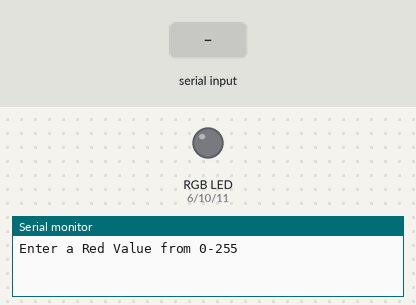
A sketch run on a simulated Arduino Uno, built with avr-gcc and run on an emulated ATmega328P. On the bench: an RGB LED mixed from three pins (HIGH = lit), the last lines printed to the serial monitor. The test bench sets the inputs (shaded band). Dim RGB values are drawn brighter than linear.

Above: at 1.2 s.
1.3 s: "90,45,200\n" received over Serial
At 2.5 s:
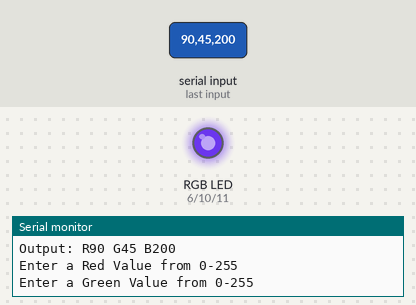
2.8 s: "30,150,10\n" received over Serial
At 3.1 s:
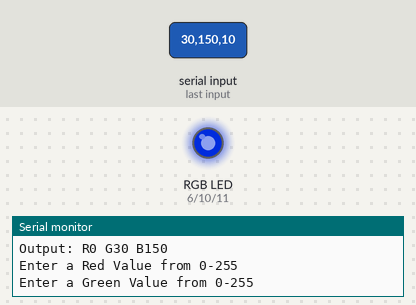
4.3 s: "90,45\n" received over Serial
At 5.3 s:
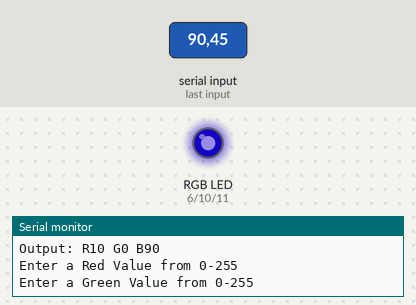
5.8 s: "30,150\n" received over Serial
At 6.4 s:
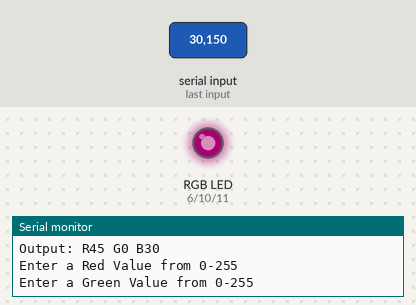
7.3 s: "90,45,200,10\n" received over Serial
At 8.2 s:
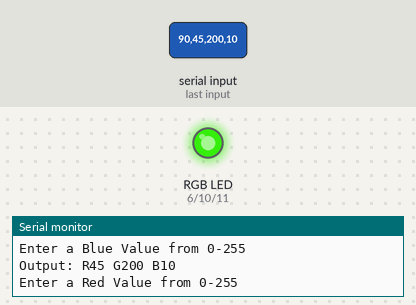
8.8 s: "30,150,10,200\n" received over Serial
At 9.6 s:
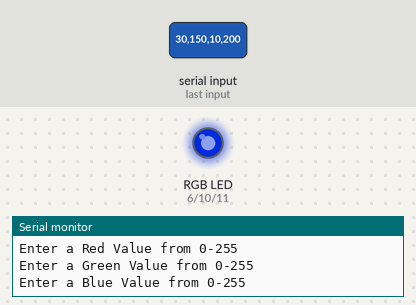
Timing chart, 0 to 11.8 s (numbered marks = the images above; inputs shaded):
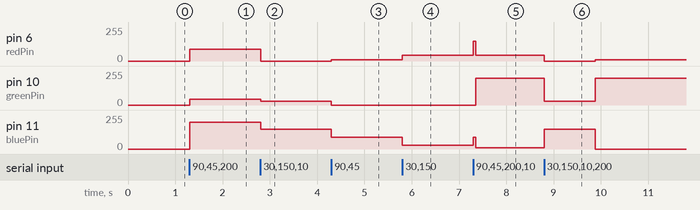

Measured:
- after the input at 1.3 s, pin 6 (redPin): 0/255 → 90/255 at once; pin 10 (greenPin): 0/255 → 45/255 at once; pin 11 (bluePin): 0/255 → 200/255 at once
- after the input at 2.8 s, pin 6 (redPin): 90/255 → 0/255 at once; pin 10 (greenPin): 45/255 → 30/255 at once; pin 11 (bluePin): 200/255 → 150/255 at once
- after the input at 4.3 s, pin 6 (redPin): 0/255 → 10/255 at once; pin 10 (greenPin): 30/255 → 0/255 at once; pin 11 (bluePin): 150/255 → 90/255 at once
- after the input at 5.8 s, pin 6 (redPin): 10/255 → 45/255 at once; pin 11 (bluePin): 90/255 → 30/255 at once
- after the input at 7.3 s, pin 6 (redPin): 45/255 → 150/255 at once, → 45/255 0.05 s later; pin 10 (greenPin): 0/255 → 200/255 after 0.05 s; pin 11 (bluePin): 30/255 → 10/255 at once
- after the input at 8.8 s, pin 6 (redPin): 45/255 → 0/255 at once, → 10/255 1.1 s later; pin 10 (greenPin): 200/255 → 30/255 at once, → 200/255 1.1 s later; pin 11 (bluePin): 10/255 → 150/255 at once, → 0/255 1.1 s later

The sketch:

RGBLED.ino
```cpp
int rValue;
int gValue;
int bValue;
int redPin = 6;
int greenPin = 10;
int bluePin = 11;
String redAsk = "Enter a Red Value from 0-255";
String greenAsk = "Enter a Green Value from 0-255";
String blueAsk = "Enter a Blue Value from 0-255";
String errorMsg = "*Error* Enter a value between 0 and 255 *ERROR*";

void setup() {
  // put your setup code here, to run once:
  pinMode (redPin, OUTPUT);
  pinMode (greenPin, OUTPUT);
  pinMode (bluePin, OUTPUT);
  Serial.begin(9600);
}

void loop() {
//Asks for Red Value
  Serial.println (redAsk);
  while (Serial.available() == 0) { }
  rValue = Serial.parseInt();

//Red Warning
  while (rValue > 255 || rValue < 0) {
    Serial.println (errorMsg);
    Serial.println (redAsk);
    while (Serial.available() == 0) { }
    rValue = Serial.parseInt();
  }

//Asks for Green Value
  Serial.println (greenAsk);
  while (Serial.available() == 0) { }
  gValue = Serial.parseInt();

//Green Warning
  while (gValue > 255 || gValue < 0) {
    Serial.println (errorMsg);
    Serial.println (greenAsk);
    while (Serial.available() == 0) { }
    gValue = Serial.parseInt();
  }

//Asks for Blue Value
  Serial.println (blueAsk);
  while (Serial.available() == 0) { }
  bValue = Serial.parseInt();

//Blue Warning
  if (bValue > 255 || bValue < 0) {
    Serial.println (errorMsg);
    Serial.println (blueAsk);
    while (Serial.available() == 0) { }
    bValue = Serial.parseInt();
  }

//Displays Color
  analogWrite (redPin, rValue);
  analogWrite (greenPin, gValue);
  analogWrite (bluePin, bValue);

//Output Message
  Serial.print ("Output: R");
  Serial.print (rValue);
  Serial.print (" G");
  Serial.print (gValue);
  Serial.print (" B");
  Serial.print (bValue);
  Serial.println( );

}
```
